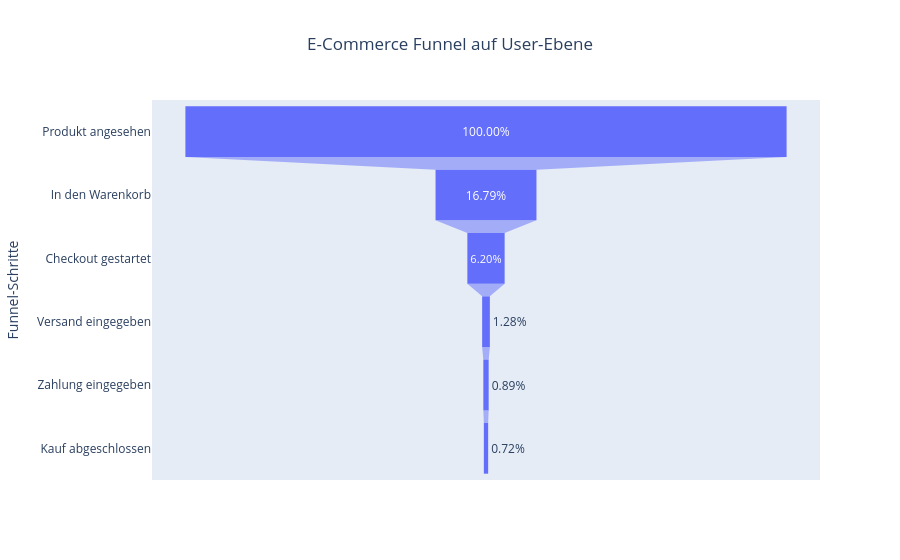

This figure's notebook cell:
### Code cell
df_user_funnel['users_rel'] = df_user_funnel['users'] / df_user_funnel['users'].iloc[0] * 100

df_user_funnel['label'] = df_user_funnel['users_rel'].round(2).astype(str) + "%"

fig = px.funnel(df_user_funnel, y=df_user_funnel['step'].map(label_map), x='users_rel', title='E-Commerce Funnel auf User-Ebene')


fig.update_traces(
    text=df_user_funnel['users_rel'].map(lambda x: f"{x:.2f}%"),
    textinfo="text"  # 🔥 verhindert doppelte Anzeige
    
)

fig.update_layout(
    xaxis_title='Anteil der Nutzer in %',
    yaxis_title='Funnel-Schritte',
    title_x=0.5,    
)

fig.show()

### Figure 1 — Plotly figure (JSON) as saved in the notebook; plotly's stock layout.template omitted (floating-point values rounded to 4 significant figures)
{"data": [{"hovertemplate": "users_rel=%{x}<br>y=%{y}<extra></extra>", "legendgroup": "", "marker": {"color": "#636efa"}, "name": "", "orientation": "h", "showlegend": false, "text": ["100.00%", "16.79%", "6.20%", "1.28%", "0.89%", "0.72%"], "textinfo": "text", "type": "funnel", "x": [100.0, 16.79, 6.2, 1.284, 0.8864, 0.7183], "xaxis": "x", "y": ["Produkt angesehen", "In den Warenkorb", "Checkout gestartet", "Versand eingegeben", "Zahlung eingegeben", "Kauf abgeschlossen"], "yaxis": "y"}], "layout": {"legend": {"tracegroupgap": 0}, "title": {"text": "E-Commerce Funnel auf User-Ebene", "x": 0.5}, "xaxis": {"anchor": "y", "domain": [0, 1], "title": {"text": "Anteil der Nutzer in %"}}, "yaxis": {"anchor": "x", "domain": [0, 1], "title": {"text": "Funnel-Schritte"}}}}
